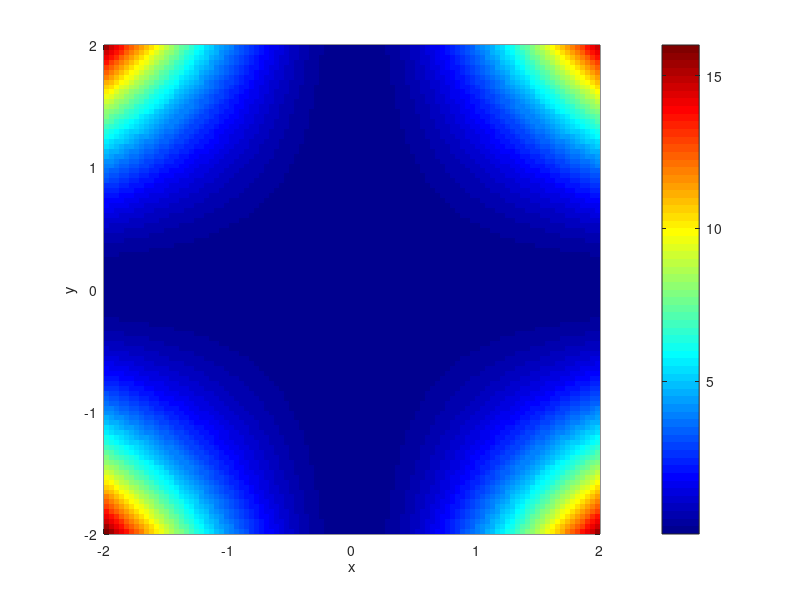

Reproduce this figure in MATLAB.
func = @(x, y) x^2*y^2;

res = 100;

x = linspace(-2, 2, res);
y = linspace(-2, 2, res);
z = zeros(res, res);

for i = 1:length(x)
    for j = 1:length(y)
        z(i, j) = func(x(i), y(j));
    end
end

pcolor(x, y, z);
colormap('jet')
cb = colorbar;
xlabel('x');
ylabel('y');
shading flat;
